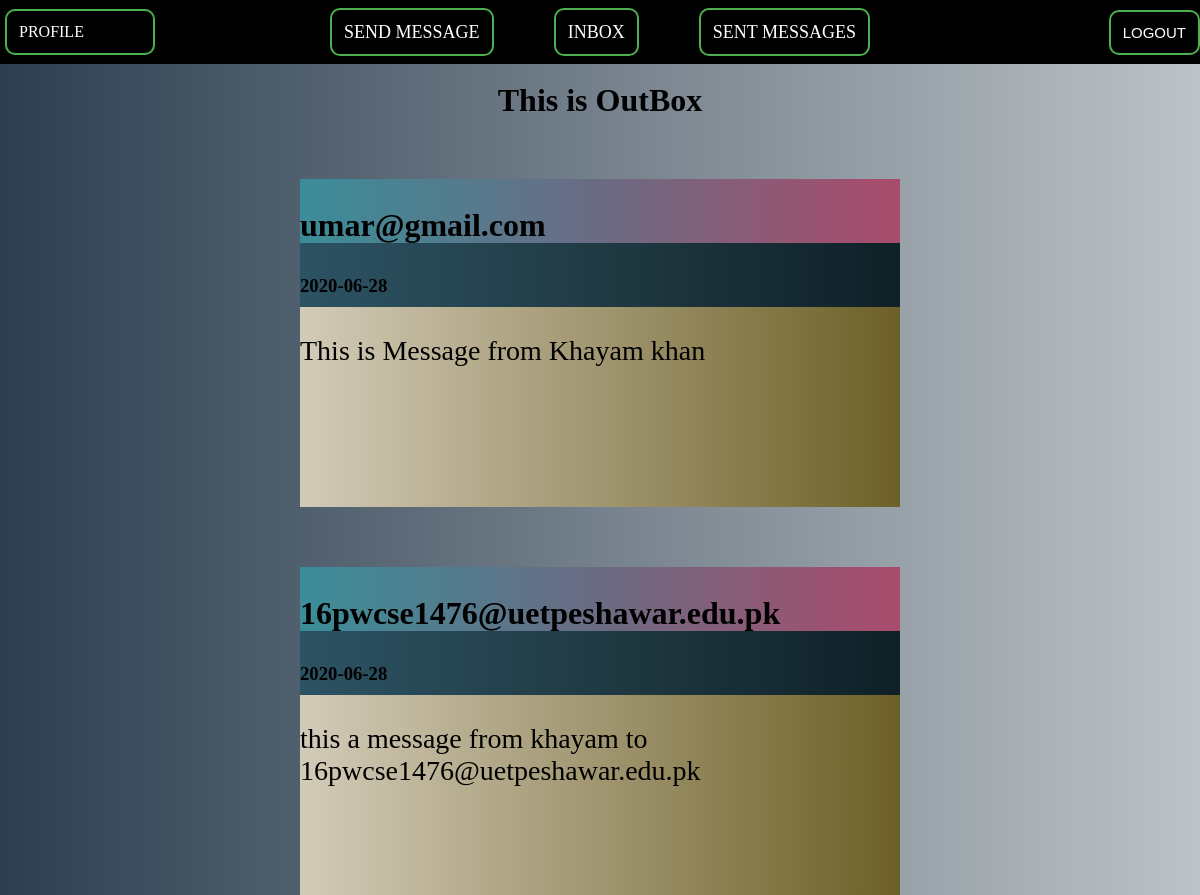
Page /Sent_Messages.php (signed in) on the earlier database version.
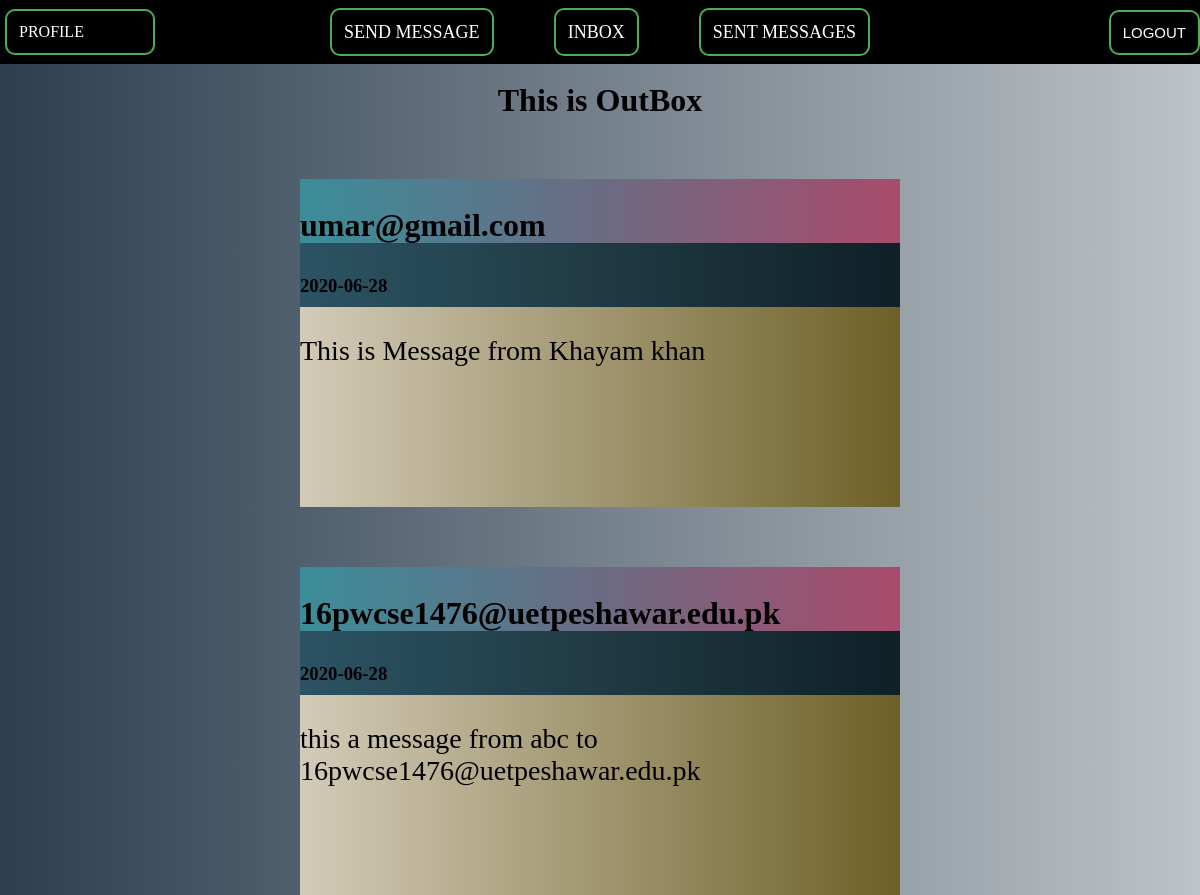
Same page on the later database version.
### tables this page shows
CREATE TABLE IF NOT EXISTS `messages_table` (
  `id` int(11) NOT NULL AUTO_INCREMENT,
  `To_Email` tinytext NOT NULL,
  `From_Email` tinytext NOT NULL,
  `Actual_Text_Message` text NOT NULL,
  `Time_of_Message` varchar(11) NOT NULL,
  PRIMARY KEY (`id`)
);

### Sent_Messages.php (the view, shortened to what this page needs)
<!DOCTYPE html>
<html lang="en">
<head>
    <link rel="stylesheet" href="./css/inbox.css">
</head>
<body>
    <?php
    require "./includes/Database_Connection.php";
    require "./After_Login_NavBar.php";
    echo '<center><br><h1>This is OutBox</center></h1>';
    $User_Email = $_SESSION['userEmail'];
    $sql = "SELECT * FROM messages_table where From_Email = '$User_Email'";
    $result = mysqli_query($conn, $sql);
    while ($result_Check = mysqli_fetch_array($result)) {
        echo '
        <div class="sender_Container">
            <h3>' .
            $result_Check['To_Email']
            . '</h3>
        </div>';
        echo '
        <div class="time">
            <h3>' .
            $result_Check['Time_of_Message']
            . '</h3>
        </div>';
        echo '
        <div class="message">
            <p>' .
            $result_Check['Actual_Text_Message'] .
            '</p>
        </div>';
    }
    ?>
</body>
</html>

### After_Login_NavBar.php (shortened to what this page needs)
<!DOCTYPE html>
<html lang="en">
<head>
    <link rel="stylesheet" href="./css/After_Login_NavBar_css.css">
</head>
<body>
    <header>
        <div class="logo_Container">
            <a class="logo" href="./After_Login_First_Page"> Profile</a>
        </div>
        <nav>
            <ul class="nav_Links">
                <li><a class="nav_Link" href="./Send_Message.php">Send Message</a></li>
                <li><a class="nav_Link" href="./inbox.php">inbox</a></li>
                <li><a class="nav_Link" href="./Sent_Messages.php">Sent Messages</a></li>
            </ul>
        </nav>
        <div class="cart">
            <form action="./includes/logout.php" method="post">
                <button class="btn" type="submit" name="logout-submit">Logout</button>
            </form>
        </div>
    </header>
</body>
</html>

### css/inbox.css (style rules this page uses)
body { background: #bdc3c7; background: -webkit-linear-gradient(to right, #2c3e50, #bdc3c7); background: linear-gradient(to right, #2c3e50, #bdc3c7); }
.sender_Container, .time, .message { width: 50%; margin: auto; }
.sender_Container { background: #aa4b6b; background: -webkit-linear-gradient(to right, #3b8d99, #6b6b83, #aa4b6b); background: linear-gradient(to right, #3b8d99, #6b6b83, #aa4b6b); height: 8vh; margin-top: 60px; }
.sender_Container h3 { height: 8vh; padding-top: 3.5vh; font-size: 4vh; }
.time { background: #0F2027; background: -webkit-linear-gradient(to right, #2C5364, #203A43, #0F2027); background: linear-gradient(to right, #2C5364, #203A43, #0F2027); height: 8vh; }
.time h3 { padding-top: 4vh; }
.message { height: 25vh; background: #6D6027; background: -webkit-linear-gradient(to right, #D3CBB8, #6D6027); background: linear-gradient(to right, #D3CBB8, #6D6027); }
.message p { font-size: 3.5vh; padding-top: 3.5vh; }

### css/After_Login_NavBar_css.css (style rules this page uses)
* { padding: 0; margin: 0; box-sizing: border-box; }
header { display: flex; height: 8vh; align-items: center; background-color: black; }
.logo_Container, .nav_Links, .cart { display: flex; }
.logo_Container { flex: 1; }
.logo { color: white; border: 2px solid #4caf50; border-radius: 10px; width: 50%; padding: 12px; font-weight: 400; text-transform: uppercase; margin: 5px; text-decoration: none; cursor: pointer; }
nav { flex: 2; }
.nav_Links { justify-content: space-around; list-style: none; text-transform: uppercase; }
.nav_Link { color: white; border: 2px solid #4caf50; border-radius: 10px; width: 100%; overflow: hidden; padding: 12px; font-size: 18px; text-decoration: none; cursor: pointer; }
.cart { flex: 1; justify-content: flex-end; }
.btn { overflow: hidden; width: 100%; height: 100%; border-radius: 10px; padding: 12px; background: none; border: 2px solid #4caf50; color: white; font-size: 15px; cursor: pointer; text-transform: uppercase; }

Differences in the rows shown:
changed messages_table "16pwcse1476@uetpeshawar.edu.pk": Actual_Text_Message "this a message from khayam to 16pwcse1476@uetpeshawar.edu.pk" → "this a message from abc to 16pwcse1476@uetpeshawar.edu.pk"
